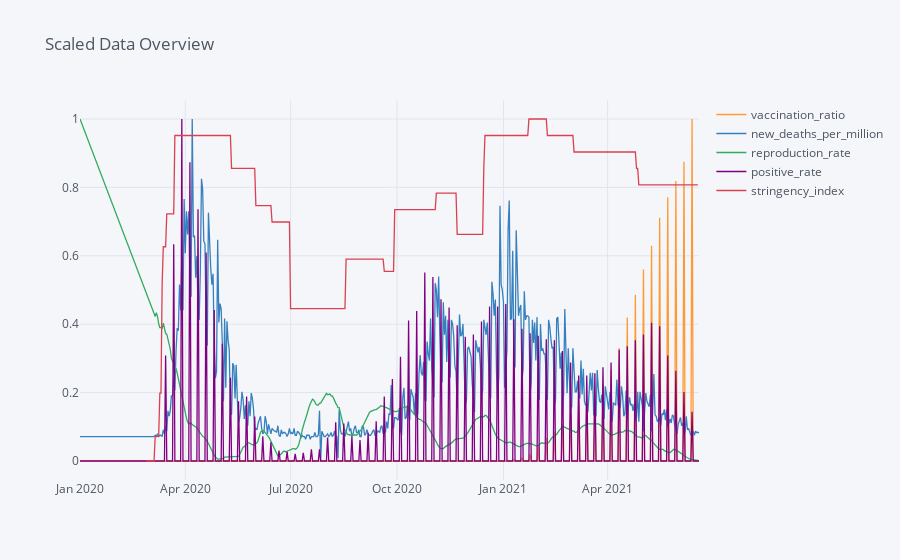

Notebook source saved alongside this figure:
### Code cell
color_pal = ["#DB72FB", "red", "#93AA00", "#D39200", "#00C19F", "#00B9E3", "#619CFF", "#F8766D"]
#color_pal = ['green','red','#D39200','blue','brown']
cols = list(scaled_df.columns)
scaled_df[cols].iplot( title='Scaled Data Overview')#figsize=(18,7), color=color_pal, )
#plt.legend(loc='upper left',prop={'size': 15})
#plt.show()

### Figure 1 — Plotly figure (JSON) as saved in the notebook; plotly's stock layout.template omitted (floating-point values rounded to 4 significant figures; data arrays with more than 128 entries replaced by an {"elided": "..."} marker saying what was removed)
{"data": [{"line": {"color": "rgba(255, 153, 51, 1.0)", "dash": "solid", "shape": "linear", "width": 1.3}, "mode": "lines", "name": "vaccination_ratio", "text": "", "type": "scatter", "x": {"elided": "536 str values"}, "y": {"elided": "536 float values"}}, {"line": {"color": "rgba(55, 128, 191, 1.0)", "dash": "solid", "shape": "linear", "width": 1.3}, "mode": "lines", "name": "new_deaths_per_million", "text": "", "type": "scatter", "x": {"elided": "536 str values"}, "y": {"elided": "536 float values"}}, {"line": {"color": "rgba(50, 171, 96, 1.0)", "dash": "solid", "shape": "linear", "width": 1.3}, "mode": "lines", "name": "reproduction_rate", "text": "", "type": "scatter", "x": {"elided": "536 str values"}, "y": {"elided": "536 float values"}}, {"line": {"color": "rgba(128, 0, 128, 1.0)", "dash": "solid", "shape": "linear", "width": 1.3}, "mode": "lines", "name": "positive_rate", "text": "", "type": "scatter", "x": {"elided": "536 str values"}, "y": {"elided": "536 float values"}}, {"line": {"color": "rgba(219, 64, 82, 1.0)", "dash": "solid", "shape": "linear", "width": 1.3}, "mode": "lines", "name": "stringency_index", "text": "", "type": "scatter", "x": {"elided": "536 str values"}, "y": {"elided": "536 mixed values"}}], "layout": {"legend": {"bgcolor": "#F5F6F9", "font": {"color": "#4D5663"}}, "paper_bgcolor": "#F5F6F9", "plot_bgcolor": "#F5F6F9", "title": {"font": {"color": "#4D5663"}, "text": "Scaled Data Overview"}, "xaxis": {"gridcolor": "#E1E5ED", "showgrid": true, "tickfont": {"color": "#4D5663"}, "title": {"font": {"color": "#4D5663"}, "text": ""}, "zerolinecolor": "#E1E5ED"}, "yaxis": {"gridcolor": "#E1E5ED", "showgrid": true, "tickfont": {"color": "#4D5663"}, "title": {"font": {"color": "#4D5663"}, "text": ""}, "zerolinecolor": "#E1E5ED"}}}
